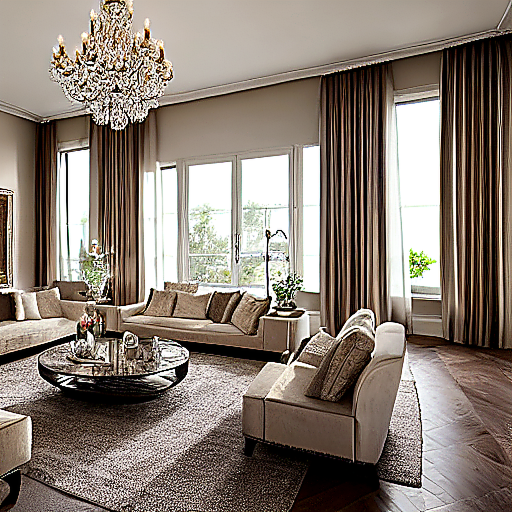
#> input picture Radeon-AI-Creative-Studio/assets/image-enhanced.png, 1024 x 1024 px (shown at 1/2 size)
$ python -i image_enhancer.py   (imports and definitions only)
#> lines starting #> are read from the running program, lines starting #| are printed output that depends on the picture
#> further down, picture is the input picture: PIL image 1024x1024 RGB; mean R, G, B 136.7, 124.7, 114.5
from __future__ import annotations

import time
from datetime import datetime
from pathlib import Path

from PIL import Image, ImageEnhance, ImageFilter, ImageOps

from configs.config import OUTPUT_DIR


class ImageEnhancer:
    """Deterministic local image enhancement using Pillow."""

    def __init__(self) -> None:
        OUTPUT_DIR.mkdir(parents=True, exist_ok=True)
#> (this line was passed over: configs is not available in this run)

    @staticmethod
    def _validate_factor(
        value: float,
        name: str,
        minimum: float = 0.0,
        maximum: float = 3.0,
    ) -> float:
        value = float(value)
        if value < minimum or value > maximum:
            raise ValueError(f"{name} must be between {minimum} and {maximum}.")
        return value

    @staticmethod
    def _parse_upscale_factor(
        upscale_factor: str | int | float,
    ) -> int:
        """Parse 1, 2, 4, or their x-suffixed string forms."""
        text = str(upscale_factor).replace("×", "")
        text = text.replace("x", "").strip()
        factor = int(float(text))
        if factor not in (1, 2, 4):
            raise ValueError("Upscale factor must be 1x, 2x, or 4x.")
        return factor

    @staticmethod
    def _save_image(image: Image.Image) -> Path:
        timestamp = datetime.now().strftime("%Y%m%d_%H%M%S_%f")
        save_path = OUTPUT_DIR / f"radeon_enhanced_{timestamp}.png"
        image.save(save_path, format="PNG", optimize=True)
        return save_path

    def enhance(
        self,
        image: Image.Image,
        brightness: float = 1.0,
        contrast: float = 1.08,
        color: float = 1.05,
        sharpness: float = 1.25,
        upscale_factor: str | int | float = 1,
        auto_contrast: bool = True,
        detail_enhance: bool = True,
    ) -> dict:
        if image is None:
            raise ValueError("Please upload an image to enhance first.")

        brightness = self._validate_factor(brightness, "Brightness")
        contrast = self._validate_factor(contrast, "Contrast")
        color = self._validate_factor(color, "Color")
        sharpness = self._validate_factor(sharpness, "Sharpness")
        scale = self._parse_upscale_factor(upscale_factor)

        start_time = time.perf_counter()
        original = image.convert("RGB")
        enhanced = original.copy()

        if auto_contrast:
            enhanced = ImageOps.autocontrast(enhanced, cutoff=1)
        if brightness != 1.0:
            enhanced = ImageEnhance.Brightness(enhanced).enhance(brightness)
        if contrast != 1.0:
            enhanced = ImageEnhance.Contrast(enhanced).enhance(contrast)
        if color != 1.0:
            enhanced = ImageEnhance.Color(enhanced).enhance(color)
        if sharpness != 1.0:
            enhanced = ImageEnhance.Sharpness(enhanced).enhance(sharpness)
        if detail_enhance:
            enhanced = enhanced.filter(
                ImageFilter.UnsharpMask(radius=1.5, percent=125, threshold=3)
            )
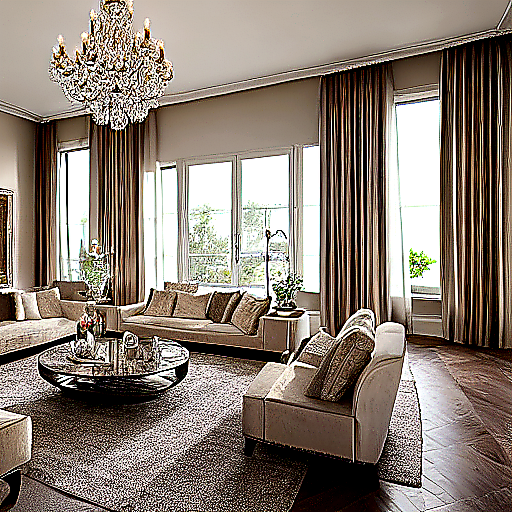
#> enhanced: PIL image 1024x1024 RGB (shown at 1/2 size); mean R, G, B 137.2, 124.7, 114

        if scale > 1:
            enhanced = enhanced.resize(
                (enhanced.width * scale, enhanced.height * scale),
                Image.Resampling.LANCZOS,
            )
            enhanced = enhanced.filter(
                ImageFilter.UnsharpMask(radius=1.2, percent=105, threshold=3)
            )

        elapsed = time.perf_counter() - start_time
        save_path = self._save_image(enhanced)

        return {
            "original": original,
            "image": enhanced,
            "path": str(save_path),
            "time": round(elapsed, 3),
            "original_width": original.width,
            "original_height": original.height,
            "width": enhanced.width,
            "height": enhanced.height,
            "scale": scale,
            "brightness": brightness,
            "contrast": contrast,
            "color": color,
            "sharpness": sharpness,
            "auto_contrast": bool(auto_contrast),
            "detail_enhance": bool(detail_enhance),
            "mode": "Image Enhancement",
        }

>>> from PIL import Image
>>> picture = Image.open('../assets/image-enhanced.png')
#> (the run stopped early here; a loop or call above may not have finished)

$ run again, on Radeon-AI-Creative-Studio/assets/batch-candidate-1.png
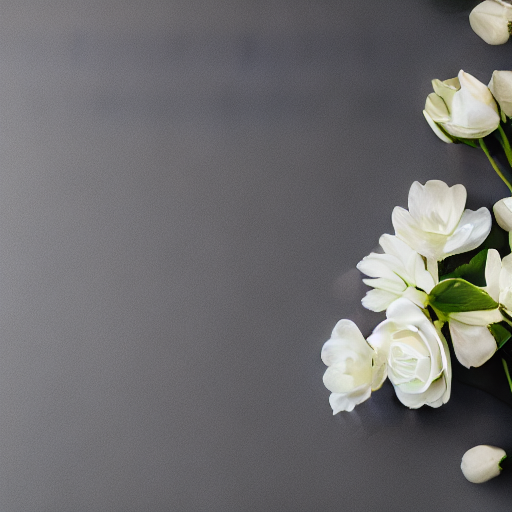
#> input picture Radeon-AI-Creative-Studio/assets/batch-candidate-1.png, 512 x 512 px
#> picture is the input picture: PIL image 512x512 RGB; mean R, G, B 110.6, 110, 110.5
#> in enhance, `enhanced = ImageOps.autocontrast(enhanced, cutoff=1)`:
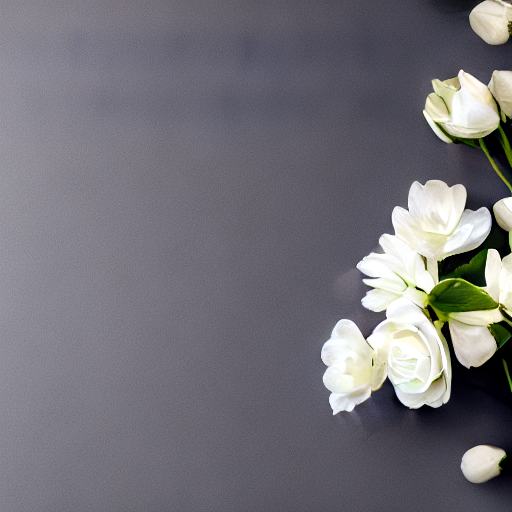
#> enhanced: PIL image 512x512 RGB; mean R, G, B 115.2, 113.4, 120
#> in enhance, `enhanced = enhanced.filter( ImageFilter.UnsharpMask(radius=1.5, percen..`:
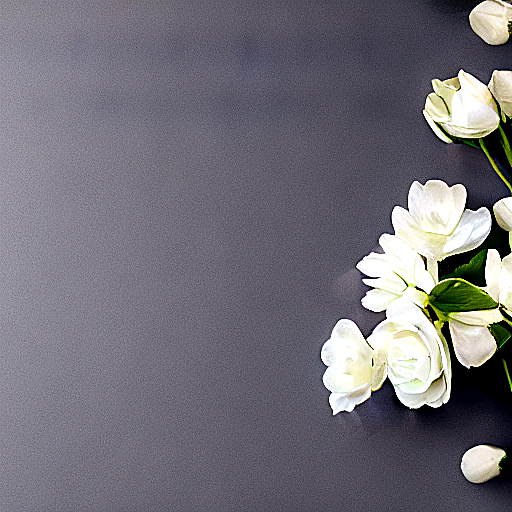
#> enhanced: PIL image 512x512 RGB; mean R, G, B 114.1, 111.4, 119.4

$ run again, on Radeon-AI-Creative-Studio/assets/image-to-image.png
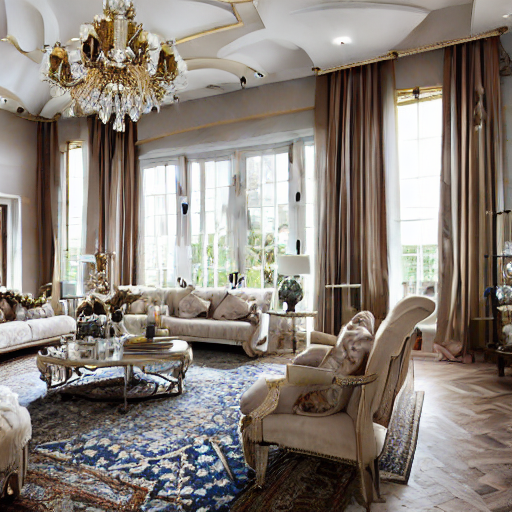
#> input picture Radeon-AI-Creative-Studio/assets/image-to-image.png, 512 x 512 px
#> picture is the input picture: PIL image 512x512 RGB; mean R, G, B 137.9, 129, 121.3
#> in enhance, `enhanced = ImageEnhance.Sharpness(enhanced).enhance(sharpness)`:
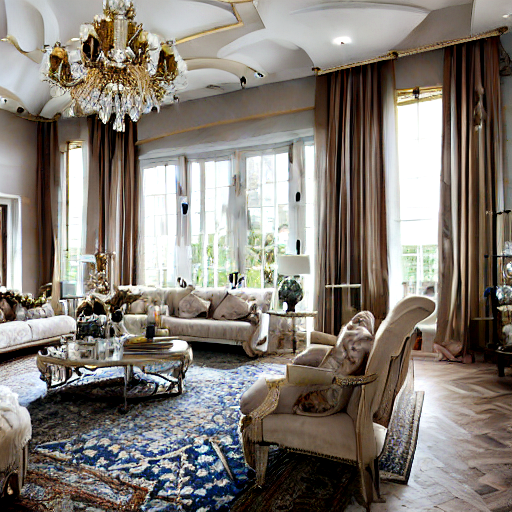
#> enhanced: PIL image 512x512 RGB; mean R, G, B 131.5, 124.5, 116.8
#> in enhance, `enhanced = enhanced.filter( ImageFilter.UnsharpMask(radius=1.5, percen..`:
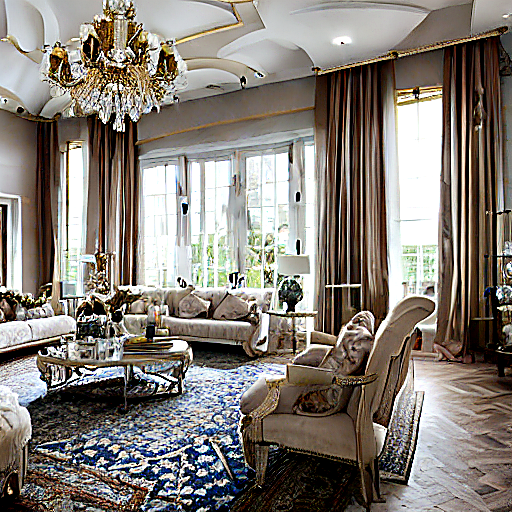
#> enhanced: PIL image 512x512 RGB; mean R, G, B 132.3, 125.2, 117.7
